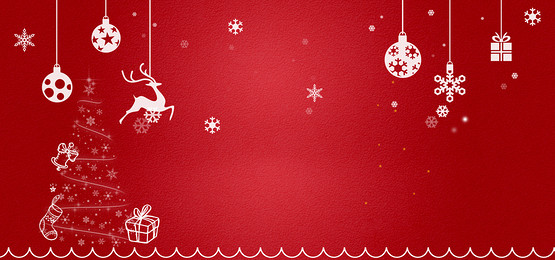
#> input picture imgs/bk.jpg, 555 x 260 px
$ python -i effects.py   (imports and definitions only)
#> lines starting #> are read from the running program, lines starting #| are printed output that depends on the picture; after the words box and inside, x2 and y2 are one past the last pixel; in counts of white or black regions, pixels touching at a corner belong together
import cv2
from commonfunctions import *


def ReadImg(path):
    img= cv2.imread(path)
    return img
def ShowImg(images,titels=None):
    show_images(images,titels)
    return

#Black and white image
def BA (i):
    img=np.copy(i)
    gray=rgb2gray(img)
    return gray

def Blue(i):
    img=np.copy(i)
    for i in range (img.shape[0]):
        for j in range  (img.shape[1]):
            if(img[i,j,2]<(265-50)):
                img[i,j,2]=(img[i,j,2]+50)
            elif(img[i,j,2]<(265-20)):
                img[i,j,2]=(img[i,j,2]+20)
    return img

def Red(i):
    img=np.copy(i)
    for i in range (img.shape[0]):
        for j in range  (img.shape[1]):
            if(img[i,j,0]<(265-30)):
                img[i,j,0]=(img[i,j,2]+30)

    return img

#SOBEL IS BETTER
def edgeSobel(i):
    img=np.copy(i)
    gray =rgb2gray(img)
    s=sobel(gray)

    return s

def edgeCanny(i):
    img=np.copy(i)
    gray =rgb2gray(img)
    c=canny(gray)
    return c

def Saturated(i):
    img=np.copy(i)
    hsv=rgb2hsv(img)
    for i in range (hsv.shape[0]):
        for j in range (hsv.shape[1]):
            if (hsv[i,j,1]<(.7)):
                hsv[i,j,1]=hsv[i,j,1] + 0.3
            elif (hsv[i,j,1]<(.9)):
                hsv[i,j,1]=hsv[i,j,1] + 0.1
            elif (hsv[i,j,1]<(.95)):
                hsv[i,j,1]=hsv[i,j,1] + 0.05
            #print(hsv[i,j,1])
    img=hsv2rgb(hsv)

    return img

def Hue(i):
    img=np.copy(i)
    hsv=rgb2hsv(img)
    for i in range (hsv.shape[0]):
        for j in range (hsv.shape[1]):
            if (hsv[i,j,0]<(.6)):
                hsv[i,j,0]=hsv[i,j,1] + 0.4
            elif (hsv[i,j,0]<(.9)):
                hsv[i,j,0]=hsv[i,j,1] + 0.1
            elif (hsv[i,j,0]<(.95)):
                hsv[i,j,0]=hsv[i,j,1] + 0.05
            #print(hsv[i,j,1])
    img=hsv2rgb(hsv)

    return img

def VALUE(i):
    img=np.copy(i)
    hsv=rgb2hsv(img)
    for i in range (hsv.shape[0]):
        for j in range (hsv.shape[1]):
            #if (hsv[i,j,2]>(.6)):
            #    hsv[i,j,2]=hsv[i,j,2]- 0.2
            if (hsv[i,j,2]>(.9)):
                hsv[i,j,2]=hsv[i,j,2] - 0.1
            elif ((hsv[i,j,2]>(.95)) or (hsv[i,j,2]>0.05)):
                hsv[i,j,2]=hsv[i,j,2] - 0.05
            #print(hsv[i,j,2])
    img=hsv2rgb(hsv)

    return img

def NegativeSobel(i):
    img=np.copy(i)
    gray=rgb2gray
    for i in range (0,img.shape[0]):
        for j in range (0,img.shape[1]):
           # print(img[i,j])
            if(img[i,j]>.05):
                img[i,j]=0
            else:
                img[i,j]=1
    return img


def NegativeCanny(i):
    img=np.copy(i)
    gray=rgb2gray
    for i in range (0,img.shape[0]):
        for j in range (0,img.shape[1]):
            if (img[i,j]==True):
                img[i,j]=False
            else:
                img[i,j]=True
    return img

def addFrame(f,i):
    img=np.copy(i)
    img_resize = resize(img, (int(img.shape[0] / 1.909) ,int(img.shape[1] / 1.3469)) )
    frame=np.copy(f)
    #print(img.shape)
    #print(frame.shape)
    #print(img_resize.shape)
    frame[55:img_resize.shape[0],115:img_resize.shape[1],:]= img_resize
    img=frame
    return img
#PREPROCESSING FOR ALL 4D PHOTOS (guess_spatial_dimensions(IMG)) //RETURNS DIMENSIONS
def RGB(img):
    img=rgba2rgb(img)
    return img
def FilterMemory(i):
    img=np.copy(i)
    for i in range (img.shape[0]):
        for j in range (img.shape[1]):
            img[i,j,0]=(img[i,j,0]+255)/2
            img[i,j,1]=(img[i,j,1]+178)/2
            img[i,j,2]=(img[i,j,2]+102)/2
    return img

def FilterRed(i):
    img=np.copy(i)
    for i in range (img.shape[0]):
        for j in range (img.shape[1]):
            img[i,j,0]=(img[i,j,0]+255)/2

    return img

def FilterBlue(i):
    img=np.copy(i)
    for i in range (img.shape[0]):
        for j in range (img.shape[1]):
            img[i,j,2]=(img[i,j,2]+255)/2

    return img

def FilterGreen(i):
    img=np.copy(i)
    for i in range (img.shape[0]):
        for j in range (img.shape[1]):
            img[i,j,1]=(img[i,j,1]+255)/2

    return img

def FilterSun(i):
    img=np.copy(i)
    for i in range (img.shape[0]):
        for j in range (img.shape[1]):
            img[i,j,0]=(img[i,j,0]+253)/2
            img[i,j,1]=(img[i,j,1]+253)/2
            img[i,j,2]=(img[i,j,2]+100)/2
    return img

def FilterS(i):
    img=np.copy(i)
    for i in range (img.shape[0]):
        for j in range (img.shape[1]):
            img[i,j,0]=(img[i,j,0]+255)/2
            img[i,j,1]=(img[i,j,1]+215)/2
            img[i,j,2]=(img[i,j,2]+10)/2
    return img

def Filter1(i):
    img=np.copy(i)
    for i in range (img.shape[0]):
        for j in range (img.shape[1]):
            img[i,j,0]=(img[i,j,0]+112)/2
            img[i,j,1]=(img[i,j,1]+118)/2
            img[i,j,2]=(img[i,j,2]+144)/2
    return img

def Filter2(i):
    img=np.copy(i)
    for i in range (img.shape[0]):
        for j in range (img.shape[1]):
            img[i,j,0]=(img[i,j,0]+210)/2
            img[i,j,1]=(img[i,j,1]+180)/2
            img[i,j,2]=(img[i,j,2]+140)/2
    return img

def Filter3(i):
    img=np.copy(i)
    for i in range (img.shape[0]):
        for j in range (img.shape[1]):
            img[i,j,0]=(img[i,j,0]+245)/2
            img[i,j,1]=(img[i,j,1]+222)/2
            img[i,j,2]=(img[i,j,2]+179)/2
    return img

def Filter4(i):
    img=np.copy(i)
    for i in range (img.shape[0]):
        for j in range (img.shape[1]):
            img[i,j,0]=(img[i,j,0]+255)/2
            img[i,j,1]=(img[i,j,1]+228)/2
            img[i,j,2]=(img[i,j,2]+181)/2
    return img

def Filter5(i):
    img=np.copy(i)
    for i in range (img.shape[0]):
        for j in range (img.shape[1]):
            img[i,j,0]=(img[i,j,0]+188)/2
            img[i,j,1]=(img[i,j,1]+143)/2
            img[i,j,2]=(img[i,j,2]+143)/2
    return img

def Filter6(i):
    img=np.copy(i)
    for i in range (img.shape[0]):
        for j in range (img.shape[1]):
            img[i,j,0]=(img[i,j,0]+25)/2
            img[i,j,1]=(img[i,j,1]+0)/2
            img[i,j,2]=(img[i,j,2]+51)/2
    return img


def Negative(i):
    gray=rgb2gray(img)
    for i in range (gray.shape[0]):
        for j in range (gray.shape[1]):
            if(gray[i,j]<0.5):
                gray[i,j]=1
            else:
                gray[i,j]=0
    return gray
def Check(img):
    size=guess_spatial_dimensions(IMG)
    if(size==4):
        img=RGB(img)
        print(1)
    return img

def CALL(i):
    #img=ReadImg(i)
    #img_=Check(img)
    img=i
    sat=Saturated(img)
    hue=Hue(img)
    val=VALUE(img)
    black=BA(img)
    blue= Blue(img)
    red=Red(img)
    f=FilterMemory(img)
    fr=FilterRed(img)
    fb=FilterBlue(img)
    fg=FilterGreen(img)
    fsun=FilterSun(img)
    fs=FilterS(img)
    f1=Filter1(img)
    f2=Filter2(img)
    f3=Filter3(img)
    f4=Filter4(img)
    f5=Filter5(img)
    f6=Filter6(img)
    edge_c=edgeCanny(img)
    edge_s=edgeSobel(img)
    negative_s=NegativeSobel(edge_s)
    negative_c=NegativeCanny(edge_c)
    #negative=Negative(img)
    array=[sat,hue,val,black,blue,red,f,fr,fb,fg,fsun,fs,f1,f2,f3,f4,f5,f6,edge_c,edge_s,negative_c,negative_s]
    #title=["Saturation","Hue","Value","Black & White","Blue","Red","Filter","Filter red","Filter Blue","Filter Green","Filter Sun","filter s","Filter1","Filter2","Filter3","Filter4","Filter5","filter6","Edge canny","Edge Sobbel","Negative canny","Negative Sobbel"]
    return array

>>> import cv2
>>> picture = cv2.cvtColor(cv2.imread('imgs/bk.jpg'), cv2.COLOR_BGR2RGB)
>>> result = CALL(picture)
#> in Saturated, `hsv=rgb2hsv(img)`: hsv: shape (260, 555, 3) float64; mean of channels 0, 1, 2 0.922, 0.878, 0.691
#> after the loop in Saturated, `for i in range (hsv.shape[0]):`: hsv: shape (260, 555, 3) float64; mean of channels 0, 1, 2 0.922, 0.939, 0.691
#> after the loop in Hue, `for i in range (hsv.shape[0]):`: hsv: shape (260, 555, 3) float64; mean of channels 0, 1, 2 0.986, 0.878, 0.691
#> after the loop in VALUE, `for i in range (hsv.shape[0]):`: hsv: shape (260, 555, 3) float64; mean of channels 0, 1, 2 0.922, 0.878, 0.639
#> in BA, `gray=rgb2gray(img)`:
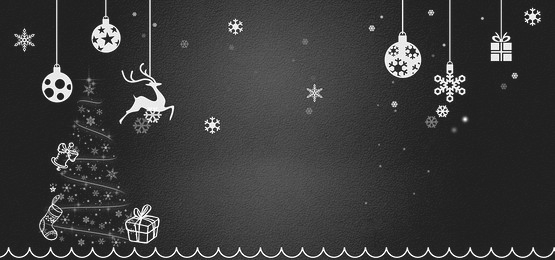
#> gray: shape (260, 555) float64; min 0.0842, max 1, mean 0.228
#> after the loop in Filter1, `for i in range (img.shape[0]):`:
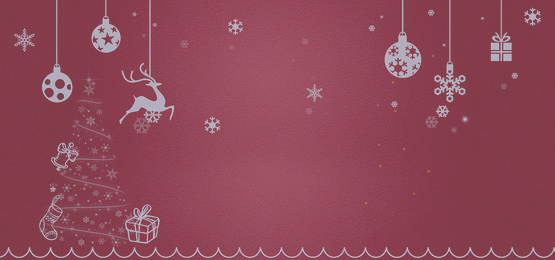
#> img: shape (260, 555, 3); mean R, G, B 143.9, 71.5, 88.4
#> after the loop in Filter2, `for i in range (img.shape[0]):`:
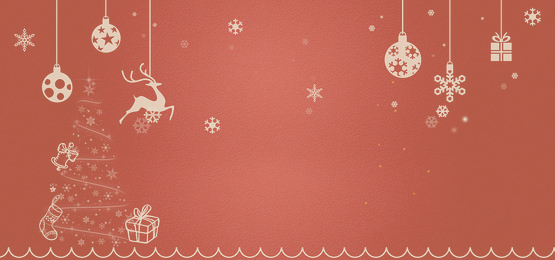
#> img: shape (260, 555, 3); mean R, G, B 192.9, 102.5, 86.4
#> after the loop in Filter3, `for i in range (img.shape[0]):`:
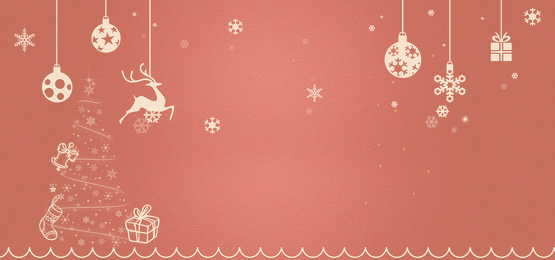
#> img: shape (260, 555, 3); mean R, G, B 210.4, 123.5, 105.9
#> after the loop in Filter6, `for i in range (img.shape[0]):`:
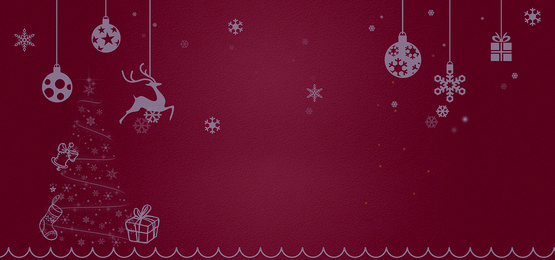
#> img: shape (260, 555, 3); mean R, G, B 100.4, 12.5, 41.9
#> in edgeCanny, `c=canny(gray)`:
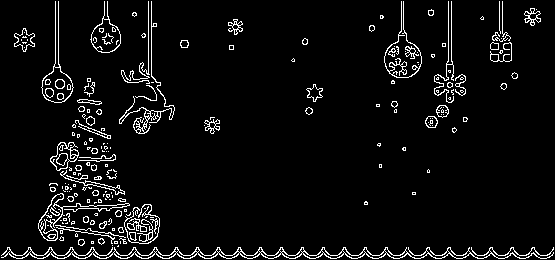
#> c: shape (260, 555) bool; 5.3% white in thin lines or dots
#> after the loop in NegativeSobel, `for i in range (0,img.shape[0]):`:
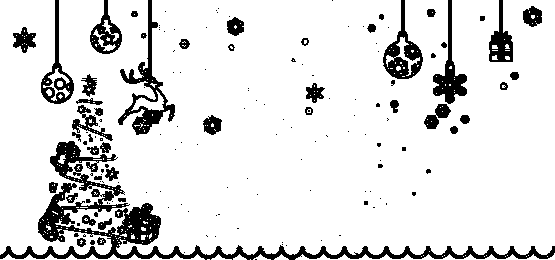
#> img: shape (260, 555) float64; values 0 (black) and 1 (white), 87.5% white; 152 black regions (104 under 20 px), largest, box (x1, y1, x2, y2) and area: (0, 141, 555, 260) 7512, (118, 0, 175, 135) 1685, (383, 0, 423, 79) 1118
#> after the loop in NegativeCanny, `for i in range (0,img.shape[0]):`: img: shape (260, 555) bool; 94.7% white; black in thin lines or dots
#> result = 22 items

$ run again, on imgs/bk01.jpg
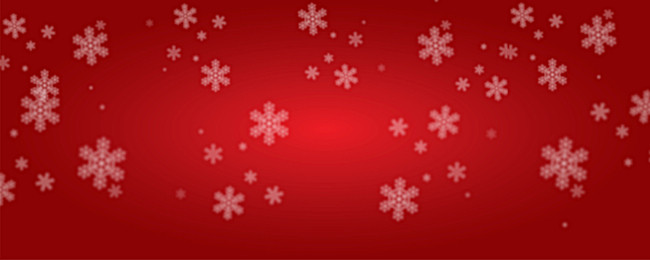
#> input picture imgs/bk01.jpg, 650 x 260 px
#> in edgeCanny, `c=canny(gray)`:
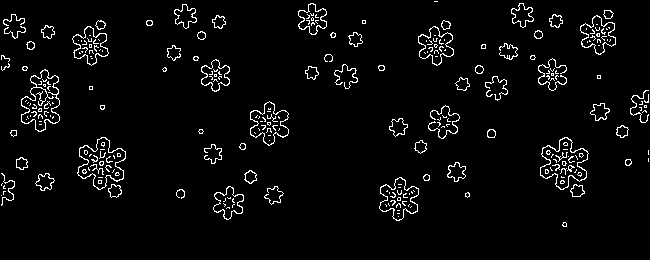
#> c: shape (260, 650) bool; 4% white in thin lines or dots, all inside (x1, y1, x2, y2) = (1, 1, 649, 227)
#> after the loop in NegativeSobel, `for i in range (0,img.shape[0]):`:
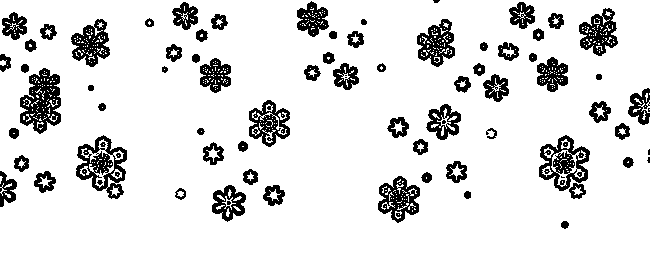
#> img: shape (260, 650) float64; values 0 (black) and 1 (white), 87.5% white; 80 black regions (12 under 20 px), largest, box (x1, y1, x2, y2) and area: (20, 68, 61, 134) 1574, (76, 135, 127, 199) 1398, (539, 135, 590, 191) 1308
#> result = 22 items

$ run again, on imgs/bk03.jpg
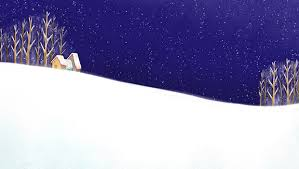
#> input picture imgs/bk03.jpg, 299 x 169 px
#> in edgeCanny, `c=canny(gray)`:
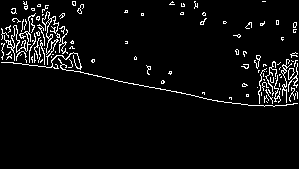
#> c: shape (169, 299) bool; 4.7% white in thin lines or dots, all inside (x1, y1, x2, y2) = (1, 1, 298, 107)
#> after the loop in NegativeSobel, `for i in range (0,img.shape[0]):`:
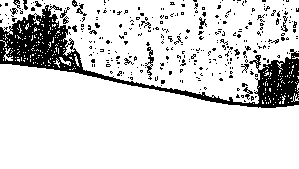
#> img: shape (169, 299) float64; values 0 (black) and 1 (white), 84.9% white; 321 black regions (301 under 20 px), largest, box (x1, y1, x2, y2) and area: (0, 5, 299, 108) 5466, (145, 47, 154, 80) 106, (76, 4, 87, 16) 45
#> result = 22 items
